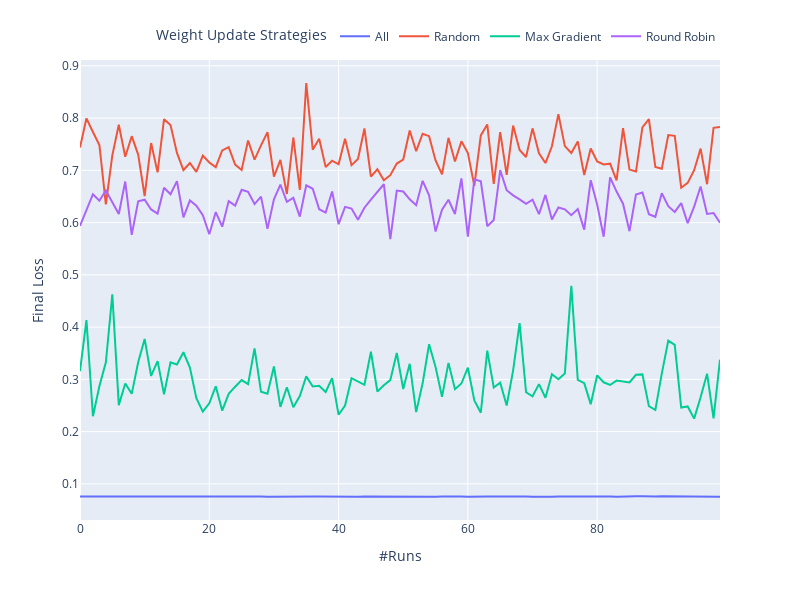

Write notebook code for a chart like this one.
### Code cell
leg = ["All","Random","Max Gradient","Round Robin"]

df=pd.DataFrame(fin_loss)
df.columns=leg
df=df.reset_index()
# px.bar(df,x=range(10),y="round_robin")
df=pd.melt(df,id_vars=["index"],value_vars=leg)

def func(x):
    return np.std(x)

g=df.groupby("variable")['value'].agg(["mean",np.std])
print(g)

df=df.rename(columns={"value":"Final Loss","index":"#Runs","variable":"Weight Update Strategies"})

fig=px.line(df,x="#Runs",y="Final Loss",color="Weight Update Strategies",height=600,width=800)
fig.update_layout(legend=dict(
    orientation="h",
    yanchor="bottom",
    y=1.02,
    xanchor="right",
    x=1
))
fig.show()
